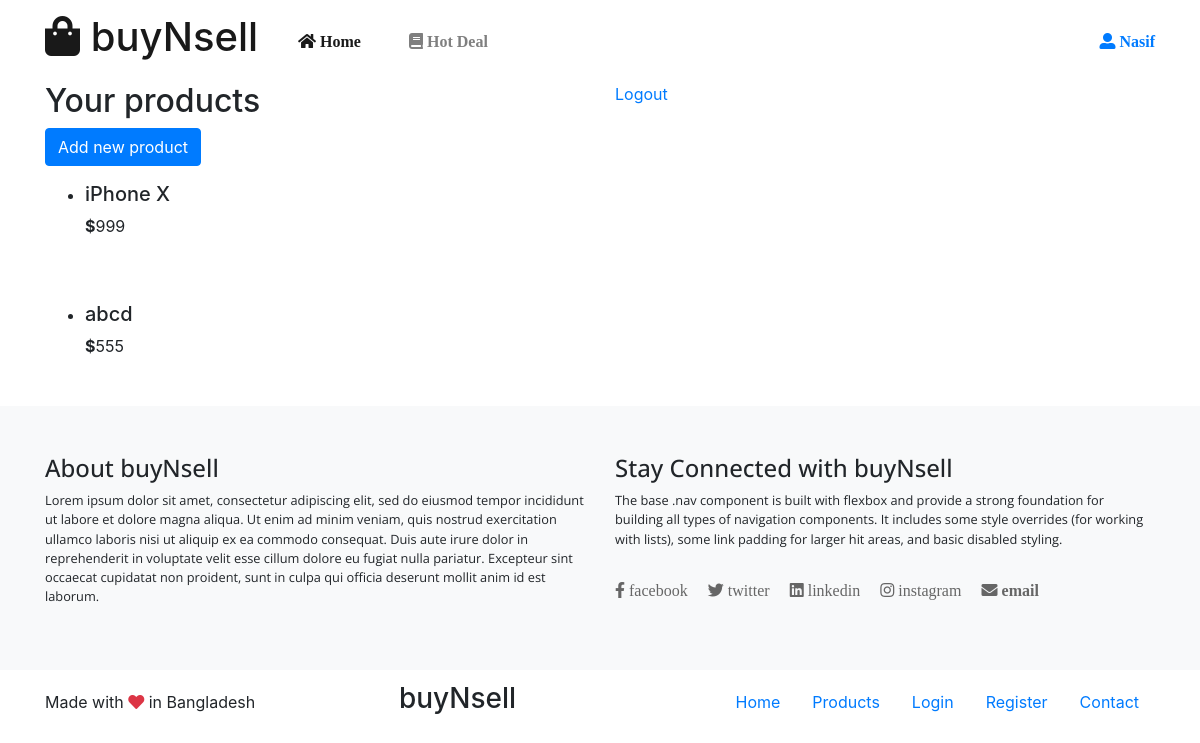
The page /dashboard (signed in) on the database its author committed.
### database.py (models this page shows, shortened)
class Users(Base, UserMixin):
    __tablename__ = 'Users'
    ID = Column(Integer, primary_key=True, autoincrement=True, nullable=False)
    FullName = Column(String(30), nullable=False)
    PhoneNumber = Column(String(15), nullable=False, unique=True)
    UserType = Column(String(10), nullable=False,)
    EmailAddress = Column(String(40), nullable=False, unique=True)
    Password = Column(String(255), nullable=False)
    CreatedDate = Column(DateTime, default=datetime.datetime.utcnow)

class Product(Base):
    __tablename__ = 'products'
    ID = Column(Integer, primary_key=True, autoincrement=True, nullable=False)
    ProductName = Column(String(100), nullable=False, unique=True)
    ProductDescription = Column(String(300), nullable=False)
    Price = Column(Integer, nullable=False)
    Category = Column(String(20), nullable=False)
    Seller = Column(Integer, ForeignKey(Users.ID))
    Users = relationship(Users)
    Date = Column(DateTime, default=datetime.datetime.utcnow)

### app.py (the view)
@app.route('/dashboard')
@login_required
def dashboard():
    email_subscribe_form = EmailSubscribeForm()
    if current_user.UserType == 'buyer':
        return render_template('buyer_dashboard.html')
    elif current_user.UserType == 'seller':
        products = session.query(Product).filter_by(Seller=current_user.ID).all()
        return render_template('seller_dashboard.html', products=products)
    elif current_user.UserType == 'admin':
        category_form = CategoryForm()
        categories = session.query(Category).all()
        orders = session.query(Order).all()
        products = session.query(Product).all()
        return render_template('admin_dashboard.html',category_form=category_form,categories=categories,orders=orders, products=products)
    else:
        flash('Access Denied')
        return url_for('home')

### app.py (called while the page is built)
@app.teardown_request
def remove_session(ex=None):
    session.remove()

@login_manager.user_loader
def load_user(user_id):
    user = session.query(Users).filter_by(ID = int(user_id)).first()
    return user

### templates/seller_dashboard.html
{% extends 'layout.html' %}
{% block content %}
<section>
    <div class="container">
        <div class="row">
            <div class="col-6">
                <h2>Your products</h2>
                <a class="btn btn-primary" href="{{ url_for('add_product') }}">Add new product</a>
                    {% for product in products %}
                        <ul>
                            <li class="py-3">
                                <h5>{{ product.ProductName }}</h5>
                                <p><b>$</b>{{ product.Price }}</p>
                            </li>
                        </ul>
                    {% endfor %}
            </div>
            <div class="col-6">
                <a href="{{ url_for('logout') }}">Logout</a>
            </div>
        </div>
    </div>
</section>
{% endblock %}

### templates/navbar.html (shortened to what this page needs)
<section class="">
    <nav class="navbar navbar-expand-lg navbar-light">
      <div class="container">
        <a class="navbar-brand" href="{{url_for('home')}}">
          <h1><i class="fas fa-shopping-bag"></i> buyNsell</h1>
        </a>
        <div class="collapse navbar-collapse" id="navbarText">
          <ul class="navbar-nav mr-auto">
            <li class="nav-item active">
              <a class="nav-link" href="{{url_for('home')}}"><i class="fas fa-home"> Home</i> <span class="sr-only">(current)</span></a>
            </li>
            <li class="nav-item">
              <a class="nav-link" href="#"><i class="fas fa-book"> Hot Deal</i></a>
            </li>
          </ul>
          <span class="navbar-right">
            {% if current_user.is_authenticated %}
              <a href="{{ url_for('dashboard') }}"><i class="fas fa-user-alt"> {{ current_user.FullName }}</i></a>
            {% else %}
              <a class="button_default" href="{{url_for('login')}}"><i class="fas fa-unlock-alt"> Login</i></a>
              <a class="button_default" href="{{url_for('register')}}"><i class="fas fa-user-plus"> Register</i></a>
            {% endif %}
          </span>
        </div>
      </div>
    </nav>
</section>

### static/css/style.css (style rules this page uses)
.navbar-expand-lg .navbar-nav .nav-link { padding-right: 1.5rem; padding-left: 1.5rem; }

### rows shown on the page
Users: FullName "Nasif"
Product: ProductName "iPhone X", Price "999"
Product: ProductName "abcd", Price "555"
